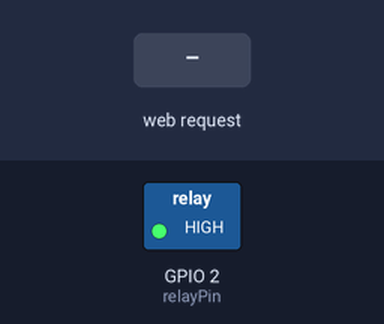
Recording of a sketch running on a simulated ESP8266 (Wemos D1 mini). Shown: switched loads named in the sketch (green lamp = pin HIGH). Inputs (shaded band) come from the test bench. WiFi joins after 1.5 s; servers stay silent unless stated; what the sketch prints to the serial monitor is not drawn.

Above: at 2.7 s.
2.8 s: HTTP request GET /relay=ON received
At 4.0 s:
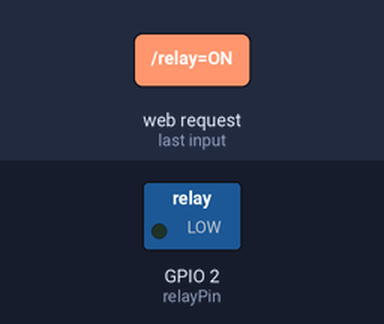
4.3 s: HTTP request GET /relay=OFF received
At 5.3 s:
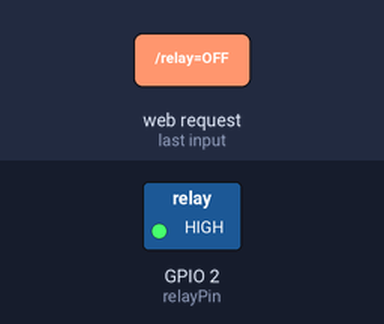
Timing chart, 0 to 7.3 s (numbered marks = the images above; inputs shaded):
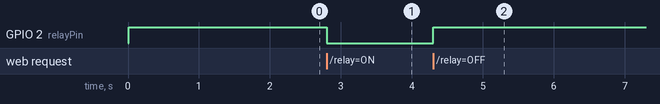

The sketch:

AsyncWebServer.ino
```cpp
//This example will use a static IP to control the switching of a relay. Over LAN using a web browser.
//A lot of this code have been resued from the example on the ESP8266 Learning Webpage below.
//http://www.esp8266learning.com/wemos-webserver-example.php

//CODE START
//1
#include <ESP8266WiFi.h>

// Below you will need to use your own WIFI informaiton.
//2
const char* ssid = "Fibertel WiFi587 2.4GHz"; //WIFI Name, WeMo will only connect to a 2.4GHz network.
const char* password = "0042460660"; //WIFI Password

//defining the pin and setting up the "server"
//3
int relayPin = LED_BUILTIN; // The Shield uses pin 1 for the relay
WiFiServer server(80);
IPAddress ip(192,168, 0, 110); // where xx is the desired IP Address
IPAddress gateway(192,168, 0, 1); // set gateway to match your network
IPAddress subnet(255, 255, 255, 0); // set subnet mask to match your network


// void setup is where we initialize variables, pin modes, start using libraries, etc.
//The setup function will only run once, after each powerup or reset of the wemos board.
//4
void setup() {
  Serial.begin(115200);
  delay(10);


  pinMode(relayPin, OUTPUT);
  digitalWrite(relayPin, HIGH);

  Serial.print(F("Seteando IP estática a: "));
  Serial.println(ip);

  // Connect to WiFi network
  //5
  Serial.println();
  Serial.println();
  Serial.print("Conectando a ");
  Serial.println(ssid);
  WiFi.config(ip, gateway, subnet);
  WiFi.begin(ssid, password);
  //Trying to connect it will display dots
  while (WiFi.status() != WL_CONNECTED) {
    delay(500);
    Serial.print(".");
  }
  Serial.println("");
  Serial.println("WiFi conectada");

  // Start the server
  server.begin();
  Serial.println("Server iniciado");

  // Print the IP address
  Serial.print("Use ésta URL: ");
  Serial.print("http://");
  Serial.print(WiFi.localIP());
  Serial.println("/");
}

//void loop is where you put all your code. it is a funtion that returns nothing and will repeat over and over again
//6
void loop() {
  // Check if a client has connected
  WiFiClient client = server.available();
  if (!client) {
    return;
  }

  // Wait until the client sends some data
  Serial.println("Nueva petición...");
  while(!client.available()){
    delay(1);
  }

  // Read the first line of the request
  String request = client.readStringUntil('\r');
  Serial.println(request);
  client.flush();

  //Match the request, checking to see what the currect state is
  int value = HIGH;
  if (request.indexOf("/relay=ON") != -1) {
    digitalWrite(relayPin, LOW);
    value = LOW;
  }
  if (request.indexOf("/relay=OFF") != -1){
    digitalWrite(relayPin, HIGH);
    value = HIGH;
  }
  // Return the response, build the html page
  //7
  client.println("HTTP/1.1 200 OK");
  client.println("Content-Type: text/html");
  client.println(""); //  do not forget this one
  client.println("<!DOCTYPE HTML>");
  client.println("<html>");

  client.print("Relay está: ");

  if(value == LOW) {
    client.print("<h2 style=\"color: green;\">Conectado (ON)</h2>");
  } else {
    client.print("<h2 style=\"color: red;\">Desconectado (OFF)</h2>");
  }
  client.println("<br><br><br>");
   client.println("<a href=\"/relay=ON\">Presione aqui para encender (Turn ON) el relay.</a><br><br>");
  client.println("<a href=\"/relay=OFF\">Presione aqui para apagar (Turn OFF) el relay.</a><br>");

  client.println("</html>");

  delay(1);
  Serial.println("Cliente desconectado");
  Serial.println("");

}//END
```

Measured:
- after the input at 2.8 s, GPIO 2 (relayPin): HIGH → LOW at once
- after the input at 4.3 s, GPIO 2 (relayPin): LOW → HIGH at once
